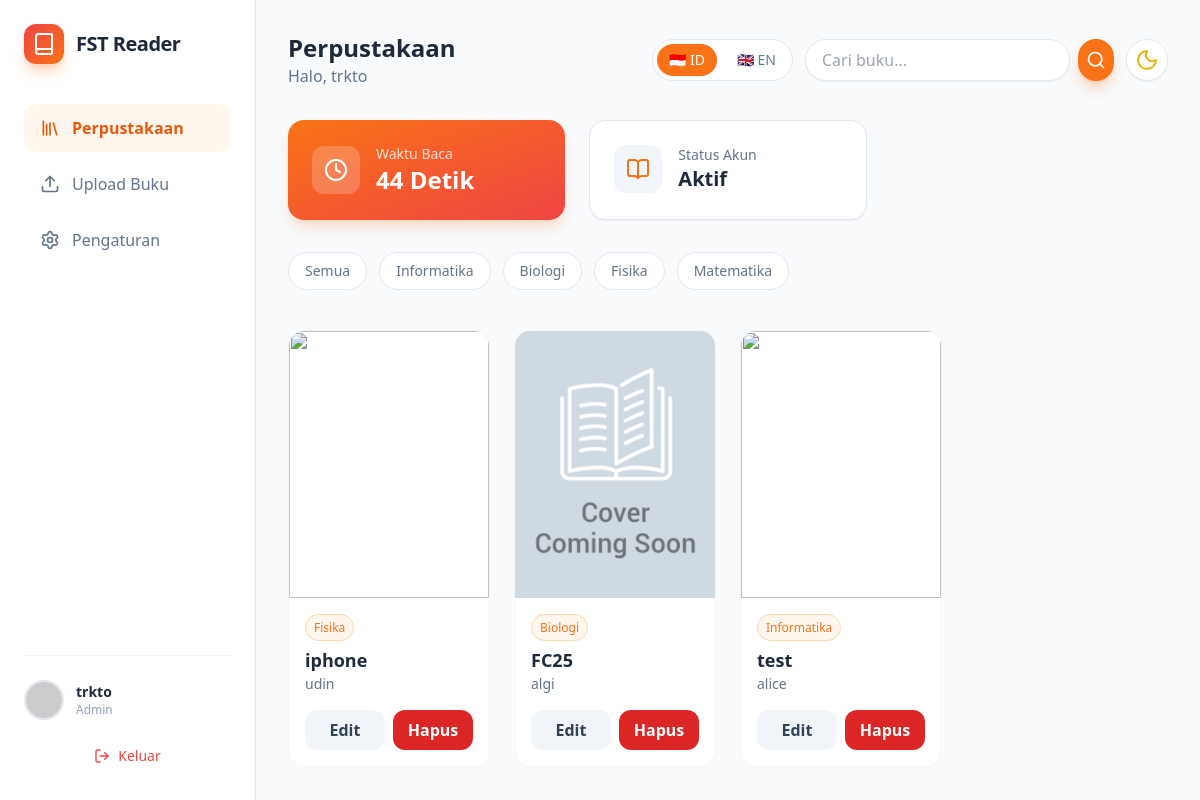
Page /dashboard.php (signed in) on the committed database.
### tables this page shows
CREATE TABLE `users` (
  `id` int(11) NOT NULL,
  `nim` varchar(20) NOT NULL,
  `nama` varchar(100) NOT NULL,
  `password` varchar(255) NOT NULL,
  `role` enum('mahasiswa','admin') DEFAULT 'mahasiswa',
  `profile_photo` varchar(255) DEFAULT 'default_user.png'
);

CREATE TABLE `user_stats` (
  `user_id` int(11) NOT NULL,
  `total_seconds` int(11) DEFAULT 0,
  `books_opened` int(11) DEFAULT 0
);

CREATE TABLE `books` (
  `id` int(11) NOT NULL,
  `judul` varchar(255) NOT NULL,
  `penulis` varchar(100) NOT NULL,
  `last_read` datetime DEFAULT NULL,
  `kategori` varchar(50) NOT NULL,
  `cover` varchar(255) DEFAULT 'default_cover.jpg',
  `file_path` varchar(255) NOT NULL,
  `uploaded_at` timestamp NOT NULL DEFAULT current_timestamp()
);

### config/language.php (called while the page is built, shortened)
<?php
function t($key) {
    global $lang;
    $current_lang = $_SESSION['lang'] ?? 'id';
    return $lang[$current_lang][$key] ?? $key;
}
function current_lang() {
    return $_SESSION['lang'] ?? 'id';
}
?>

### dashboard.php (the view, shortened to what this page needs)
<?php
require 'config/koneksi.php';
require 'config/language.php';
$where = "1=1";
$query = "SELECT * FROM books WHERE $where ORDER BY last_read DESC, id DESC";
$result = mysqli_query($conn, $query);
$user_id = $_SESSION['user_id'] ?? 0;
$stats_query = mysqli_query($conn, "SELECT * FROM user_stats WHERE user_id = $user_id");
$stats = mysqli_fetch_assoc($stats_query);
$total_seconds = $stats['total_seconds'] ?? 0;
$hours = floor($total_seconds / 3600);
$minutes = floor(($total_seconds % 3600) / 60);
$seconds = $total_seconds % 60;
if ($hours > 0) {
    $time_display = current_lang() == 'id' ? "{$hours} Jam {$minutes} Menit" : "{$hours} Hours {$minutes} Minutes";
} else if ($minutes > 0) {
    $time_display = current_lang() == 'id' ? "{$minutes} Menit" : "{$minutes} Minutes";
} else {
    $time_display = current_lang() == 'id' ? "{$seconds} Detik" : "{$seconds} Seconds";
}
?>
<!DOCTYPE html>
<html lang="<?= current_lang() ?>" class="dark"> <head>
    <script src="https://cdn.tailwindcss.com"></script>
</head>
<body class="bg-slate-50 dark:bg-slate-900 text-slate-800 dark:text-slate-100 font-sans antialiased transition-colors duration-300">
<aside class="fixed left-0 top-0 h-full w-64 bg-white dark:bg-slate-800 border-r border-slate-200 dark:border-slate-700 p-6 z-10 transition-colors duration-300 flex flex-col justify-between">
        <div>
            <div class="flex items-center gap-3 mb-10">
                <div class="w-10 h-10 bg-gradient-to-br from-red-500 to-orange-500 rounded-xl flex items-center justify-center shadow-lg shadow-orange-500/30">
                    <i data-lucide="book" class="text-white w-6 h-6"></i>
                </div>
                <span class="font-bold text-xl tracking-tight">FST Reader</span>
            </div>
            <nav class="space-y-2">
                <a href="dashboard.php" class="flex items-center gap-3 px-4 py-3 bg-orange-50 dark:bg-slate-700/50 text-orange-600 dark:text-orange-400 rounded-xl font-bold transition-all hover:scale-105 active:scale-95">
                    <i data-lucide="library" class="w-5 h-5"></i> <?= t('library') ?>
                </a>
                <a href="upload.php" class="flex items-center gap-3 px-4 py-3 text-slate-500 dark:text-slate-400 hover:bg-slate-100 dark:hover:bg-slate-700 rounded-xl transition-all hover:scale-105 active:scale-95">
                    <i data-lucide="upload" class="w-5 h-5"></i> <?= t('upload_book') ?>
                </a>
                <a href="settings.php" class="flex items-center gap-3 px-4 py-3 text-slate-500 dark:text-slate-400 hover:bg-slate-100 dark:hover:bg-slate-700 rounded-xl transition-all hover:scale-105 active:scale-95">
                    <i data-lucide="settings" class="w-5 h-5"></i> <?= t('settings') ?>
                </a>
            </nav>
        </div>
        <div class="border-t border-slate-100 dark:border-slate-700 pt-6">
            <?php
                $u = mysqli_fetch_assoc(mysqli_query($conn, "SELECT * FROM users WHERE id = {$_SESSION['user_id']}"));
                $foto = ($u['profile_photo'] == 'default_user.png') ? 'https://ui-avatars.com/api/?name='.$u['nama'].'&background=random' : 'uploads/covers/'.$u['profile_photo'];
            ?>
            <div class="flex items-center gap-3 mb-4">
                <img src="<?= $foto ?>" class="w-10 h-10 rounded-full object-cover border-2 border-slate-200 dark:border-slate-600">
                <div class="overflow-hidden">
                    <p class="text-sm font-bold truncate"><?= $u['nama'] ?></p>
                    <p class="text-xs text-slate-400">
                        <?= (($_SESSION['role'] ?? 'mahasiswa') === 'admin') ? 'Admin' : t('student') ?>
                    </p>
                </div>
            </div>
            <a href="logout.php" class="flex items-center justify-center gap-2 w-full py-2.5 rounded-xl text-red-500 hover:bg-red-50 dark:hover:bg-red-900/10 transition-all active:scale-95 font-medium text-sm">
                <i data-lucide="log-out" class="w-4 h-4"></i> <?= t('logout') ?>
            </a>
        </div>
    </aside>
    <main class="ml-64 p-8">
        <header class="flex justify-between items-center mb-8">
            <div>
                <h2 class="text-2xl font-bold"><?= t('library') ?></h2>
                <p class="text-slate-500 dark:text-slate-400"><?= current_lang() == 'id' ? 'Halo' : 'Hello' ?>, <?= $_SESSION['nama']; ?></p>
            </div>
            <div class="flex items-center gap-3">
                <div class="flex gap-2 bg-white dark:bg-slate-800 p-1 rounded-full border border-slate-200 dark:border-slate-700">
                    <a href="?lang=id" class="px-3 py-1.5 rounded-full text-sm font-medium transition-all <?= current_lang() == 'id' ? 'bg-orange-500 text-white' : 'text-slate-500 dark:text-slate-400 hover:text-slate-800 dark:hover:text-white' ?>">
                        🇮🇩 ID
                    </a>
                    <a href="?lang=en" class="px-3 py-1.5 rounded-full text-sm font-medium transition-all <?= current_lang() == 'en' ? 'bg-orange-500 text-white' : 'text-slate-500 dark:text-slate-400 hover:text-slate-800 dark:hover:text-white' ?>">
                        🇬🇧 EN
                    </a>
                </div>
                <form class="flex gap-2">
                    <input type="text" name="search" placeholder="<?= t('search_books') ?>" class="px-4 py-2 rounded-full bg-white dark:bg-slate-800 border border-slate-200 dark:border-slate-700 focus:outline-none focus:border-orange-500 shadow-sm">
                    <button type="submit" class="bg-orange-500 text-white p-2 rounded-full shadow-lg shadow-orange-500/30 hover:bg-orange-600"><i data-lucide="search" class="w-5 h-5"></i></button>
                </form>
                <button onclick="toggleTheme()" class="p-2 rounded-full bg-white dark:bg-slate-800 border border-slate-200 dark:border-slate-700 text-yellow-500 hover:bg-slate-100 dark:hover:bg-slate-700 transition shadow-sm">
                    <i data-lucide="sun" id="theme-icon"></i>
                </button>
            </div>
        </header>
        <div class="grid grid-cols-1 md:grid-cols-3 gap-6 mb-8">
            <div class="bg-gradient-to-br from-orange-500 to-red-500 p-6 rounded-2xl text-white shadow-lg shadow-orange-500/20">
                <div class="flex items-center gap-4">
                    <div class="p-3 bg-white/20 rounded-xl"><i data-lucide="clock" class="w-6 h-6"></i></div>
                    <div>
                        <p class="text-sm opacity-80"><?= t('reading_time') ?></p>
                        <h3 class="text-2xl font-bold"><?= $time_display ?></h3>
                    </div>
                </div>
            </div>
            <div class="bg-white dark:bg-slate-800 border border-slate-200 dark:border-slate-700 p-6 rounded-2xl text-slate-800 dark:text-white shadow-sm">
                <div class="flex items-center gap-4">
                    <div class="p-3 bg-slate-100 dark:bg-slate-700 rounded-xl text-orange-500"><i data-lucide="book-open" class="w-6 h-6"></i></div>
                    <div>
                        <p class="text-sm text-slate-500 dark:text-slate-400"><?= current_lang() == 'id' ? 'Status Akun' : 'Account Status' ?></p>
                        <h3 class="text-xl font-bold"><?= current_lang() == 'id' ? 'Aktif' : 'Active' ?></h3>
                    </div>
                </div>
            </div>
        </div>
        <div class="flex gap-3 mb-8 overflow-x-auto pb-2">
            <?php
            $cats = [t('all_categories'), 'Informatika', 'Biologi', 'Fisika', 'Matematika'];
            foreach($cats as $c):
                $active = (isset($_GET['kategori']) && $_GET['kategori'] == $c) ? 'bg-orange-500 text-white shadow-lg shadow-orange-500/30' : 'bg-white dark:bg-slate-800 text-slate-500 dark:text-slate-400 border border-slate-200 dark:border-slate-700 hover:bg-slate-50 dark:hover:bg-slate-700';
            ?>
                <a href="?kategori=<?= $c ?>" class="px-4 py-2 rounded-full text-sm font-medium whitespace-nowrap transition <?= $active ?>"><?= $c ?></a>
            <?php endforeach; ?>
        </div>
        <div class="grid grid-cols-1 md:grid-cols-3 lg:grid-cols-4 gap-6">
            <?php while($row = mysqli_fetch_assoc($result)) :
            ?>
            <div class="group relative bg-white dark:bg-slate-800 rounded-2xl overflow-hidden hover:shadow-xl hover:shadow-orange-900/10 dark:hover:shadow-orange-900/20 transition-all cursor-pointer border border-slate-100 dark:border-slate-700">
                <div class="aspect-[3/4] overflow-hidden relative">
                </div>
                <div class="p-4">
                    <span class="text-xs text-orange-500 border border-orange-200 dark:border-orange-500/30 bg-orange-50 dark:bg-orange-900/20 px-2 py-1 rounded-full"><?= $row['kategori'] ?></span>
                    <h3 class="font-bold text-lg mt-2 truncate text-slate-800 dark:text-slate-100"><?= $row['judul'] ?></h3>
                    <p class="text-sm text-slate-500 dark:text-slate-400"><?= $row['penulis'] ?></p>
                    <?php if (($_SESSION['role'] ?? 'mahasiswa') === 'admin') : ?>
                        <div class="flex gap-2 mt-4">
                            <a href="edit_book.php?id=<?= $row['id'] ?>" class="flex-1 text-center py-2 rounded-xl bg-slate-100 dark:bg-slate-700 text-slate-700 dark:text-slate-200 font-semibold hover:bg-slate-200 dark:hover:bg-slate-600 transition">
                                <?= current_lang() == 'id' ? 'Edit' : 'Edit' ?>
                            </a>
                            <form action="delete_book.php" method="POST" class="flex-1" onsubmit="return confirm('<?= current_lang() == 'id' ? 'Yakin ingin menghapus buku ini?' : 'Are you sure you want to delete this book?' ?>');">
                                <button type="submit" class="w-full py-2 rounded-xl bg-red-600 text-white font-semibold hover:bg-red-700 transition">
                                    <?= current_lang() == 'id' ? 'Hapus' : 'Delete' ?>
                                </button>
                            </form>
                        </div>
                    <?php endif; ?>
                </div>
            </div>
            <?php endwhile; ?>
        </div>
    </main>
</body>
</html>

### rows in the picture
users: nama "trkto"
user_stats: total_seconds "44 Detik"
books: kategori "Fisika", judul "iphone", penulis "udin"
books: kategori "Biologi", judul "FC25", penulis "algi"
books: kategori "Informatika", judul "test", penulis "alice"

### other values in the picture
t('library') "Perpustakaan"
t('upload_book') "Upload Buku"
t('settings') "Pengaturan"
t('logout') "Keluar"
$_SESSION['nama'] "trkto"
t('reading_time') "Waktu Baca"
$c "Semua"
$c "Informatika"
$c "Biologi"
$c "Fisika"
$c "Matematika"
